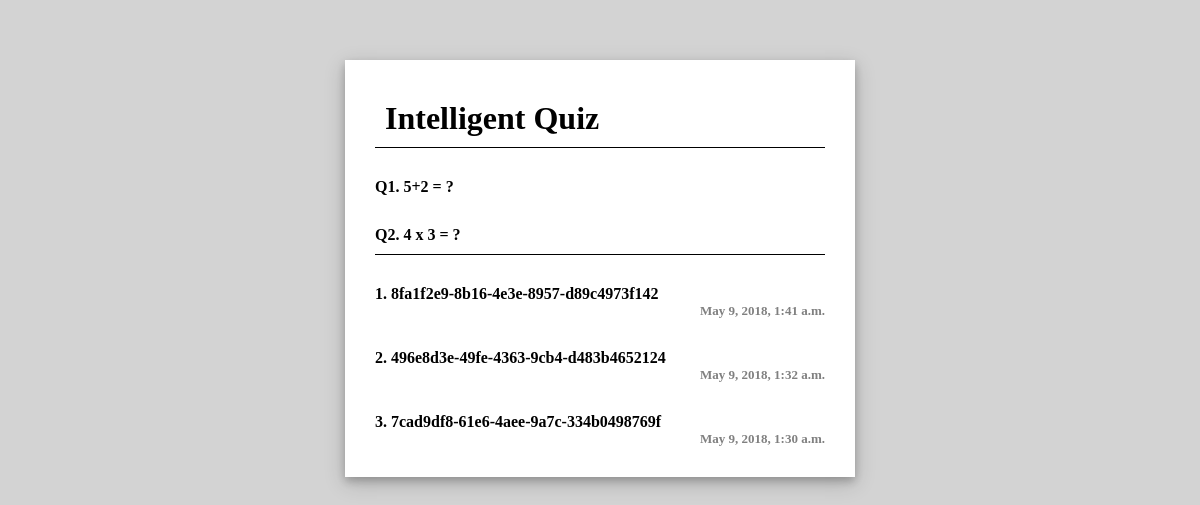
The page /result on the database its author committed.
### quiz/models.py (models this page shows, shortened)
class Question(models.Model):
    question_text = models.CharField(max_length=1000)

class User(models.Model):
    session = models.UUIDField(default=uuid.uuid4())
    date = models.DateTimeField(default=timezone.now)

### quiz/views.py (the view)
# urls.py: path('result', views.result, name='result'),
def result(request):
    question_list = Question.objects.all()
    user_list = User.objects.order_by('-date')
    context = {'question_list': question_list, 'user_list': user_list}
    return render(request, 'result.html', context)

### quiz/templates/result.html (shortened to what this page needs)
<!DOCTYPE html>
<html lang="en">
<head>
    {% load static %}
    <link rel="stylesheet" type="text/css" href="{% static 'quiz.css' %}" />
</head>
<body>
    <div class="centeredContent">
        <div class="title">Intelligent Quiz</div>
        <div class="line"></div>
        {% if question_list %}
            {% for question in question_list %}
                <div class="questionArea">
                    <a href="{% url 'question' question.id %}" class="questionArea">
                        Q{{ forloop.counter }}.  {{ question.question_text }}
                    </a>
                </div>
            {% endfor %}
        {% else %}
            <p>No questions are available.</p>
        {% endif %}
        <div class="line"></div>
        {% if user_list %}
            {% for user in user_list %}
                <div class="questionArea">
                    <a href="{% url 'session' user.session %}" class="questionArea">
                        {{ forloop.counter }}.  {{ user.session }} <br>
                    </a>
                <div class="sessionArea">{{ user.date }}</div>
                </div>
            {% endfor %}
        {% else %}
            <p>No answers are available.</p>
        {% endif %}
    </div>
</body>
</html>

### quiz/static/quiz.css (style rules this page uses)
body { margin:0; background-color:lightgrey; }
a:link { text-decoration: none; }
.title { font-size: xx-large; margin:10px 10px 10px; font-weight:bold; }
.line { height:1px; margin:10px auto 30px; padding:0; overflow:hidden; background-color: black; }
.centeredContent { width: 450px; margin: 60px auto 30px; background-color: white; padding: 30px; box-shadow: 0 4px 8px 0 rgba(0, 0, 0, 0.2), 0 6px 20px 0 rgba(0, 0, 0, 0.19); }
.questionArea { margin: 30px 0 0; font-weight: bold; color: black; }
.sessionArea { margin: 0; font-size: small; color: grey; text-align: right; }

### rows shown on the page
Question: question_text "5+2 = ?"
Question: question_text "4 x 3 = ?"
User: session "8fa1f2e9-8b16-4e3e-8957-d89c4973f142", date "May 9, 2018, 1:41 a.m."
User: session "496e8d3e-49fe-4363-9cb4-d483b4652124", date "May 9, 2018, 1:32 a.m."
User: session "7cad9df8-61e6-4aee-9a7c-334b0498769f", date "May 9, 2018, 1:30 a.m."
